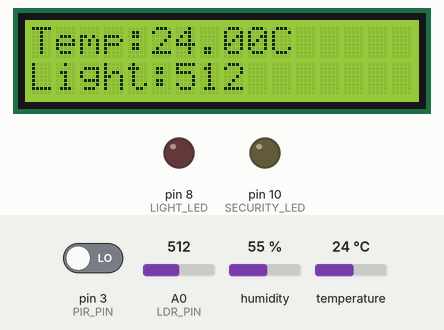
Recording of a sketch running on a simulated Arduino Uno, built with avr-gcc and run on an emulated ATmega328P. On the bench: 16×2 character LCD, output pins drawn as LEDs (lit = HIGH). The test bench sets the inputs (shaded band); at power-on: A0 (LDR_PIN) = 512, pin 3 (PIR_PIN) LOW, temperature 24 °C, humidity 55 %. What the sketch prints to the serial monitor is not drawn.

Above: at 1.2 s.
1.3 s: A0 (LDR_PIN) set to 486
At 2.5 s:
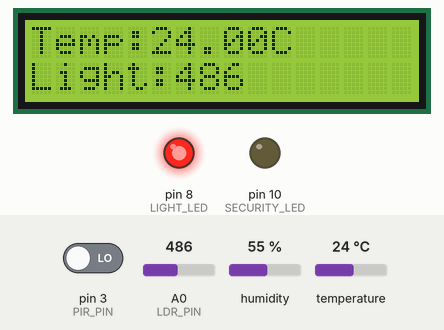
3.6 s: pin 3 (PIR_PIN) driven HIGH
At 4.8 s:
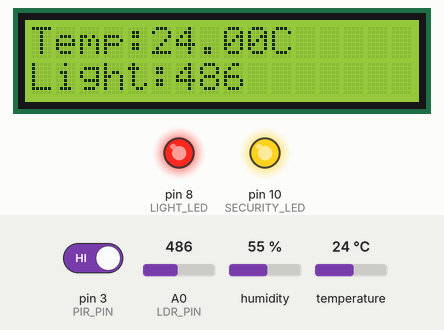
5.7 s: A0 (LDR_PIN) set to 510
At 7.1 s:
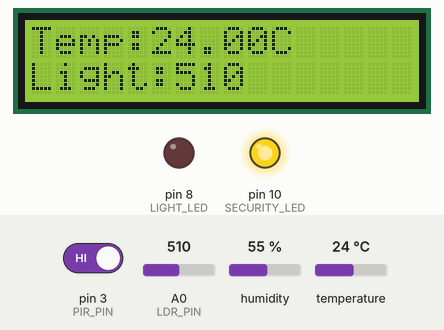
7.7 s: temperature set to 12 °C
At 9.4 s:
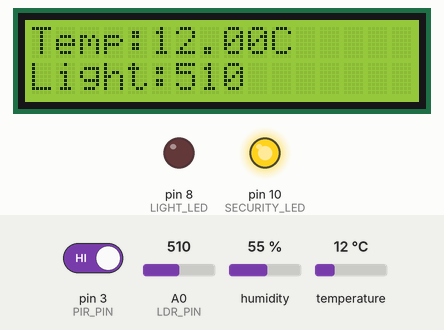
9.8 s: temperature set to 19 °C
At 11.5 s:
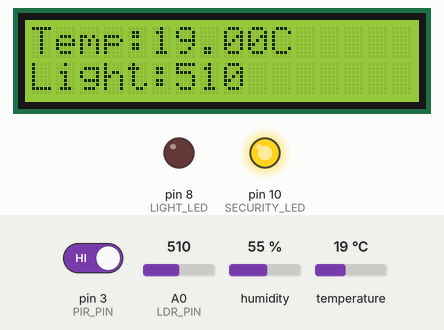
11.8 s: temperature set to 28 °C
At 12.9 s:
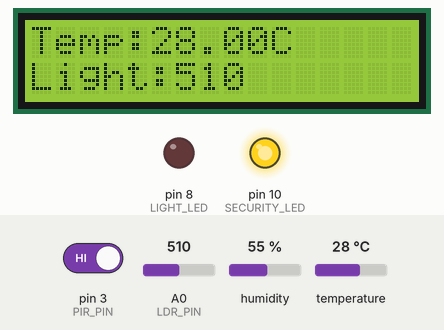
Timing chart, 0 to 14.8 s (numbered marks = the images above; inputs shaded):
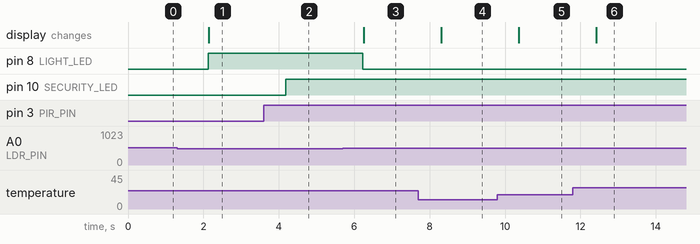

Measured:
- the behaviour switches between 500 and 499 on A0 (LDR_PIN) (found by bisection; images 0 and 1)
- after the input at 1.3 s, pin 8 (LIGHT_LED): LOW → HIGH after 0.82 s; the display: changes after 0.85 s (image 1)
- after the input at 3.6 s, pin 10 (SECURITY_LED): LOW → HIGH after 0.58 s
- after the input at 5.7 s, pin 8 (LIGHT_LED): HIGH → LOW after 0.53 s; the display: changes after 0.56 s (image 3)
- after the input at 7.7 s, the display: changes after 0.61 s (image 4)
- after the input at 9.8 s, the display: changes after 0.56 s (image 5)
- after the input at 11.8 s, the display: changes after 0.62 s (image 6)

The sketch:

sketch.ino
```cpp
#include <Wire.h>
#include <LiquidCrystal_I2C.h>
#include <DHT.h>

#define DHTPIN 2
#define DHTTYPE DHT22

#define LDR_PIN A0
#define PIR_PIN 3

#define LIGHT_LED 8
#define SECURITY_LED 10

DHT dht(DHTPIN, DHTTYPE);
LiquidCrystal_I2C lcd(0x27, 16, 2);

void setup() {
  Serial.begin(9600);

  pinMode(LIGHT_LED, OUTPUT);
  pinMode(SECURITY_LED, OUTPUT);
  pinMode(PIR_PIN, INPUT);

  dht.begin();

  lcd.init();
  lcd.backlight();
}

void loop() {

  int lightValue = analogRead(LDR_PIN);
  float temp = dht.readTemperature();
  int motion = digitalRead(PIR_PIN);

  // Automatic Light Control
  if (lightValue < 500) {
    digitalWrite(LIGHT_LED, HIGH);
  } else {
    digitalWrite(LIGHT_LED, LOW);
  }

  // Security System
  if (motion == HIGH) {
    digitalWrite(SECURITY_LED, HIGH);
  } else {
    digitalWrite(SECURITY_LED, LOW);
  }

  // LCD Display
  lcd.clear();
  lcd.setCursor(0, 0);
  lcd.print("Temp:");
  lcd.print(temp);
  lcd.print("C");

  lcd.setCursor(0, 1);
  lcd.print("Light:");
  lcd.print(lightValue);

  Serial.print("Temp: ");
  Serial.print(temp);
  Serial.print(" C  Light: ");
  Serial.println(lightValue);

  delay(1000);
}
```
